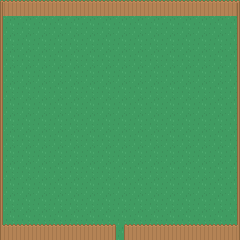

Rendered tile map (Tiled .tmx) drawn with the repository's tilesets; below, a short description and the full map source, tile grids included:
An orthogonal 15x15 tile map with 16x16 px tiles, 2 tile layers (Background, Foreground) and 1 object (exit).

<map version="1.0" tiledversion="1.0.2" orientation="orthogonal" renderorder="right-down" width="15" height="15" tilewidth="16" tileheight="16" nextobjectid="3">
 <tileset firstgid="1" source="tileset.tsx" />
 <layer name="Background" width="15" height="15">
  <properties>
   <property name="layer" value="background" />
   <property name="nocollide" value="true" />
   <property name="tileset" value="tileset" />
  </properties>
  <data encoding="csv">
964,964,964,964,964,964,964,964,964,964,964,964,964,964,964,
964,964,964,964,964,964,964,964,964,964,964,964,964,964,964,
964,964,964,964,964,964,964,964,964,964,964,964,964,964,964,
964,964,964,964,964,964,964,964,964,964,964,964,964,964,964,
964,964,964,964,964,964,964,964,964,964,964,964,964,964,964,
964,964,964,964,964,964,964,964,964,964,964,964,964,964,964,
964,964,964,964,964,964,964,964,964,964,964,964,964,964,964,
964,964,964,964,964,964,964,964,964,964,964,964,964,964,964,
964,964,964,964,964,964,964,964,964,964,964,964,964,964,964,
964,964,964,964,964,964,964,964,964,964,964,964,964,964,964,
964,964,964,964,964,964,964,964,964,964,964,964,964,964,964,
964,964,964,964,964,964,964,964,964,964,964,964,964,964,964,
964,964,964,964,964,964,964,964,964,964,964,964,964,964,964,
964,964,964,964,964,964,964,964,964,964,964,964,964,964,964,
964,964,964,964,964,964,964,964,964,964,964,964,964,964,964
</data>
 </layer>
 <layer name="Foreground" width="15" height="15">
  <properties>
   <property name="layer" value="foreground" />
   <property name="tileset" value="tileset" />
  </properties>
  <data encoding="csv">
540,541,541,541,541,541,541,541,541,541,541,541,541,541,542,
577,0,0,0,0,0,0,0,0,0,0,0,0,0,579,
577,0,0,0,0,0,0,0,0,0,0,0,0,0,579,
577,0,0,0,0,0,0,0,0,0,0,0,0,0,579,
577,0,0,0,0,0,0,0,0,0,0,0,0,0,579,
577,0,0,0,0,0,0,0,0,0,0,0,0,0,579,
577,0,0,0,0,0,0,0,0,0,0,0,0,0,579,
577,0,0,0,0,0,0,0,0,0,0,0,0,0,579,
577,0,0,0,0,0,0,0,0,0,0,0,0,0,579,
577,0,0,0,0,0,0,0,0,0,0,0,0,0,579,
577,0,0,0,0,0,0,0,0,0,0,0,0,0,579,
577,0,0,0,0,0,0,0,0,0,0,0,0,0,579,
577,0,0,0,0,0,0,0,0,0,0,0,0,0,579,
577,0,0,0,0,0,0,0,0,0,0,0,0,0,579,
614,615,615,615,615,615,615,576,615,615,615,615,615,615,616
</data>
 </layer>
 <objectgroup name="Objects">
  <properties>
   <property name="tileset" value="tileset" />
  </properties>
  <object id="10" name="Exit_Down" type="exit" x="112" y="245" width="16" height="3">
   <properties>
    <property name="direction" value="down" />
   </properties>
  </object>
 </objectgroup>
</map>
